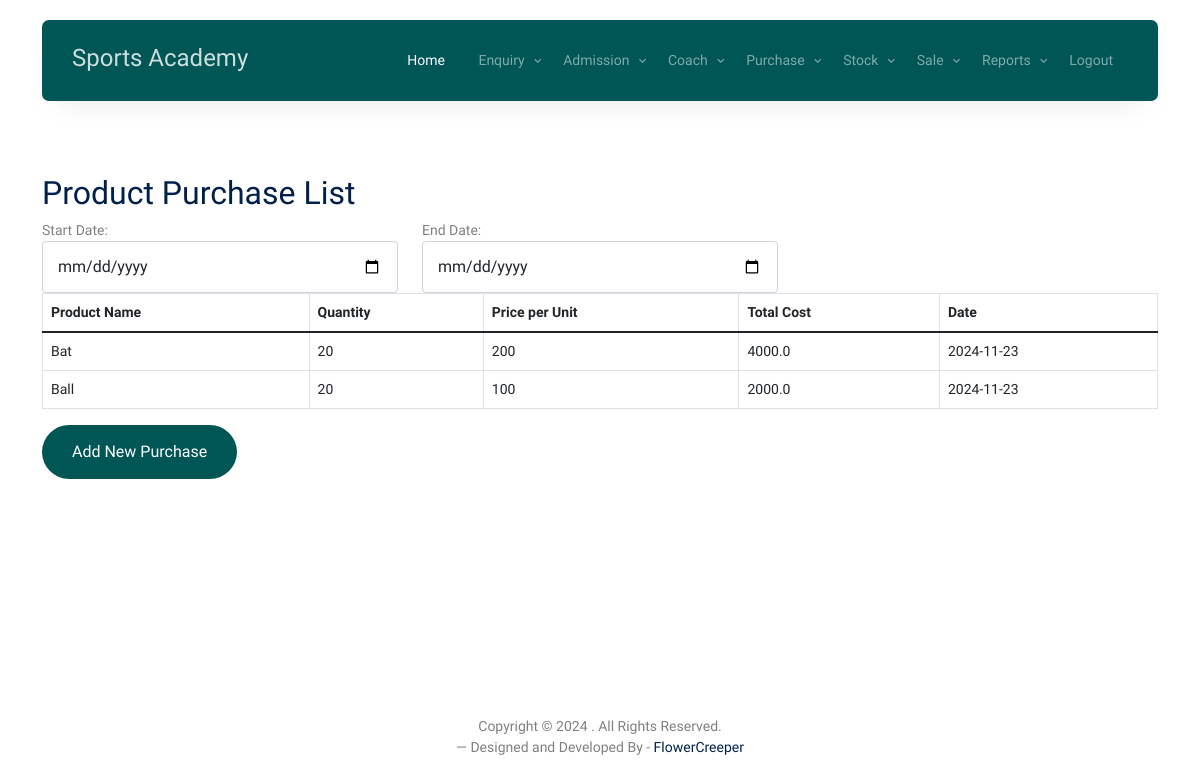
/purchase_list/, run on the app's committed database.
### sports_app/models.py (models this page shows)
class KitPurchase(models.Model):
    kit_name = models.CharField(max_length=255)
    quantity =models.CharField(max_length=255)
    price_per_unit = models.CharField(max_length=255)
    total_cost = models.CharField(max_length=255)
    description= models.CharField(max_length=255)
    company_name=models.CharField(max_length=255)
    date=models.CharField(max_length=255)
    bill_number = models.IntegerField()

### sports_app/views.py (the view)
# urls.py: path('purchase_list/', views.purchase_kit_list, name='purchase_kit_list'),
def  purchase_kit_list(request):
    start_date = request.GET.get('start_date')
    end_date = request.GET.get('end_date')
    purchases = KitPurchase.objects.all()
    if start_date:
        start_date = parse_date(start_date)
        purchases = purchases.filter(date__gte=start_date)
    if end_date:
        end_date = parse_date(end_date)
        purchases = purchases.filter(date__lte=end_date)
    return render(request, 'stock/purchase_kit_list.html', {'purchases': purchases})

### sports_app/templates/stock/purchase_kit_list.html (shortened to what this page needs)
{% load static %}
<!DOCTYPE html>
<html lang="en">
<head>
    <link rel="stylesheet" href="{% static 'fonts/icomoon/style.css' %}" />
    <link rel="stylesheet" href="{% static 'fonts/flaticon/font/flaticon.css' %}" />
    <link rel="stylesheet" href="{% static 'css/tiny-slider.css' %}" />
    <link rel="stylesheet" href="{% static 'css/aos.css' %}" />
    <link rel="stylesheet" href="{% static 'css/style.css' %}" />
</head>
<body>
    {% include 'nav.html' %}
    <br><br><br>  <br><br><br>
    <div class="container mt-5">
        <h2>Product Purchase List</h2>
        <form id="filter-form" method="get" action="{% url 'purchase_kit_list' %}">
            <div class="row">
                <div class="col-md-4">
                    <div class="form-group">
                        <label for="start_date">Start Date:</label>
                        <input type="date" id="start_date" name="start_date" class="form-control" value="{{ request.GET.start_date }}">
                    </div>
                </div>
                <div class="col-md-4">
                    <div class="form-group">
                        <label for="end_date">End Date:</label>
                        <input type="date" id="end_date" name="end_date" class="form-control" value="{{ request.GET.end_date }}">
                    </div>
                </div>
            </div>
        </form>
        <table class="table table-bordered">
            <thead class="thead-light">
                <tr>
                    <th>Product Name</th>
                    <th>Quantity</th>
                    <th>Price per Unit</th>
                    <th>Total Cost</th>
                    <th>Date</th>
                </tr>
            </thead>
            <tbody>
                {% for purchase in purchases %}
                <tr>
                    <td>{{ purchase.kit_name }}</td>
                    <td>{{ purchase.quantity }}</td>
                    <td>{{ purchase.price_per_unit }}</td>
                    <td>{{ purchase.total_cost }}</td>
                    <td>{{ purchase.date }}</td>
                </tr>
                {% empty %}
                <tr>
                    <td colspan="5">No purchases found.</td>
                </tr>
                {% endfor %}
            </tbody>
        </table>
        <a href="{% url 'purchase_kit' %}" class="btn btn-primary">Add New Purchase</a>
    </div>
  <br><br><br><br><br><br><br><br><br>
  <div class="row mt-5">
        <div class="col-12 text-center">
            <p>
                Copyright &copy;
                . All Rights Reserved. <br>&mdash; Designed and Developed By -
                <a href="https://flowercreeper.com/index.php">FlowerCreeper</a>
            </p>
        </div>
    </div>
</body>
</html>

### data on the page
KitPurchase: kit_name "Bat", quantity "20", price_per_unit "200", total_cost "4000.0", date "2024-11-23"
KitPurchase: kit_name "Ball", quantity "20", price_per_unit "100", total_cost "2000.0", date "2024-11-23"
